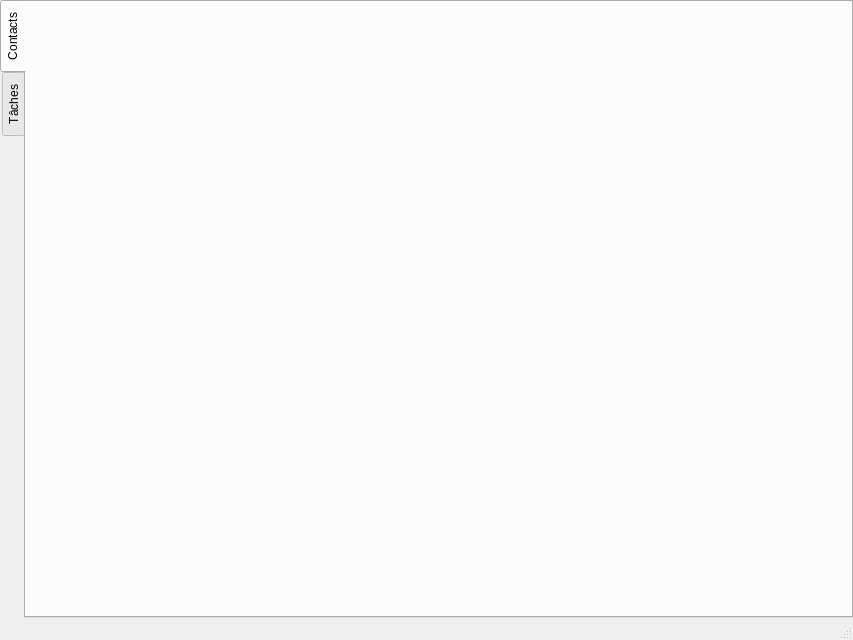
<?xml version="1.0" encoding="UTF-8"?>
<ui version="4.0">
 <class>MainWindow</class>
 <widget class="QMainWindow" name="MainWindow">
  <property name="geometry">
   <rect>
    <x>0</x>
    <y>0</y>
    <width>853</width>
    <height>640</height>
   </rect>
  </property>
  <property name="windowTitle">
   <string>MainWindow</string>
  </property>
  <widget class="QWidget" name="centralwidget">
   <layout class="QGridLayout" name="gridLayout">
    <property name="leftMargin">
     <number>0</number>
    </property>
    <property name="topMargin">
     <number>0</number>
    </property>
    <property name="rightMargin">
     <number>0</number>
    </property>
    <property name="bottomMargin">
     <number>0</number>
    </property>
    <property name="spacing">
     <number>0</number>
    </property>
    <item row="0" column="0">
     <widget class="QTabWidget" name="tabWidget">
      <property name="tabPosition">
       <enum>QTabWidget::West</enum>
      </property>
      <property name="currentIndex">
       <number>0</number>
      </property>
      <widget class="QWidget" name="contactTab">
       <attribute name="title">
        <string>Contacts</string>
       </attribute>
       <layout class="QHBoxLayout" name="horizontalLayout">
        <item>
         <widget class="QWidget" name="contactListWidget" native="true"/>
        </item>
        <item>
         <widget class="QWidget" name="contactInfoWidget" native="true"/>
        </item>
        <item>
         <widget class="QWidget" name="newContactWidget" native="true"/>
        </item>
       </layout>
      </widget>
      <widget class="QWidget" name="taskTab">
       <attribute name="title">
        <string>Tâches</string>
       </attribute>
      </widget>
     </widget>
    </item>
   </layout>
  </widget>
  <widget class="QMenuBar" name="menubar">
   <property name="geometry">
    <rect>
     <x>0</x>
     <y>0</y>
     <width>853</width>
     <height>24</height>
    </rect>
   </property>
  </widget>
  <widget class="QStatusBar" name="statusbar"/>
 </widget>
 <resources/>
 <connections/>
</ui>
